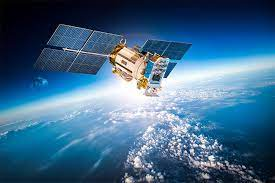
#> input picture lab2/satellite.jpg, 275 x 183 px, found by its file name
$ jupyter execute --allow-errors 9210265_9210455.ipynb   (shell and % lines are left out)
#> lines starting #> are read from the running program, lines starting #| are printed output that depends on the picture; long printed decimals are rounded
[cell 1]
##Import all needed libraries
import numpy as np
from sklearn import cluster
import matplotlib.pyplot as plt
from mpl_toolkits.mplot3d import Axes3D
from sklearn.decomposition import PCA
from sklearn.preprocessing import StandardScaler
from skimage import io

##The dataset is loaded to your GDrive so need to be mounted
from google.colab import drive
drive.mount('/content/drive')

Team Member Names:

Name 1: Sara Gamal Gerges

Name 2:Iman Ibrahim

# Lab2 Introduction
The PCA class in the sklearn.decomposition module is a machine learning algorithm that is commonly used for dimensionality reduction. It stands for Principal Component Analysis and it aims to find the most important patterns or structures in the data.

In the context of image processing, PCA can be used to reduce the dimensionality of an image by finding a smaller set of features that capture most of the variation in the original data. This is useful because images typically have a large number of pixels, which can make it difficult to analyze or visualize the data.

The PCA algorithm works by finding a new set of coordinates for the data that capture the most variance in the data. These coordinates are called principal components. The first principal component captures the most variance in the data, the second principal component captures the second most variance, and so on. By keeping only the first few principal components, we can reduce the dimensionality of the data while retaining most of the information.

[cell 2]
# Notes

image = io.imread('/content/drive/MyDrive/SAT/assets/satellite.jpg')
#> image is the input picture: shape (183, 275, 3); mean R, G, B 64.5, 104.5, 136.3
print(image.shape)
#| (183, 275, 3)

# 1- Convert the image to a 2D array of pixel values
img_2d = image.reshape(-1, image.shape[2])
print(img_2d.shape)
#| (50325, 3)

# 2- Plotting image pixels as 3-dim vectors in a 3D graph
fig = plt.figure()
ax = fig.add_subplot(111, projection='3d')
ax.scatter(img_2d[:,0], img_2d[:,1], img_2d[:,2], c='blue')
ax.set_xlabel('R')
ax.set_ylabel('G')
ax.set_zlabel('B')
# ax.title('Image Pixels as Points')
plt.show()
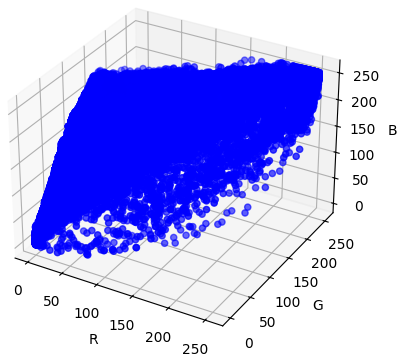
#> figure drawn by matplotlib, 1 panel

# The StandardScaler() function is a preprocessing step that is commonly used before performing PCA or other machine learning algorithms.
# This function scales the data to have zero mean and unit variance along each feature axis.

img_2d = StandardScaler().fit_transform(img_2d)


# Perform PCA with 3 components and fit the image data that has been scaled
pca = PCA(n_components=3)
pca.fit(img_2d)
output = pca.transform(img_2d)


# Important attributes
print('Covariance matrix:\n', pca.get_covariance())
print('Eigenvalues:\n', pca.explained_variance_)
print('Eigenvalues in ratio:\n', pca.explained_variance_ratio_)
print('Eigenvectors:\n', pca.components_)

What can you tell by looking at the covariance matrix?
Features are highly correlated, indicating redundancy in the data.

What does the eigen values represent regarding the new data?
 eigen valuesrepresent the variance captured by each principal component in the new transformed space.
 What can you tell by looking at the eigen values?
The first component captures most variance (90.36%), the second contributes 9.33%, and the third is negligible (0.31%).

[cell 3]
# Requirement 1

# TODO: Load the JPG image "Forest_1.jpg"
image = io.imread('/content/drive/MyDrive/SAT/assets/Forest_1.jpg')
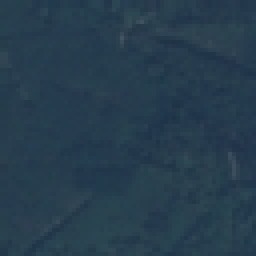
#> input picture lab2/Forest_1.jpg, 64 x 64 px, found by its file name (shown 4 times larger)
#> image is the input picture: shape (64, 64, 3); mean R, G, B 38.9, 61.1, 77.6
print(image.shape)
#| (64, 64, 3)
# TODO: Convert the image to a 2D array of pixel values
img_2d = image.reshape(-1, image.shape[2])
print(img_2d.shape)
#| (4096, 3)
# TODO: Scale the data to have zero mean and unit variance along each feature axis.
img_2d = StandardScaler().fit_transform(img_2d)
# TODO: Perform PCA with 3 components
pca = PCA(n_components=3)
pca.fit(img_2d)
output = pca.transform(img_2d)
# TODO: Scree plot of the eigen values ratios
explained_variance_ratio= pca.explained_variance_ratio_
plt.figure()
plt.plot(explained_variance_ratio, marker='o', linestyle='--')
plt.xlabel('Principal Component')
plt.ylabel('Ratios')
plt.title('Eigen Values Ratios')
plt.show()
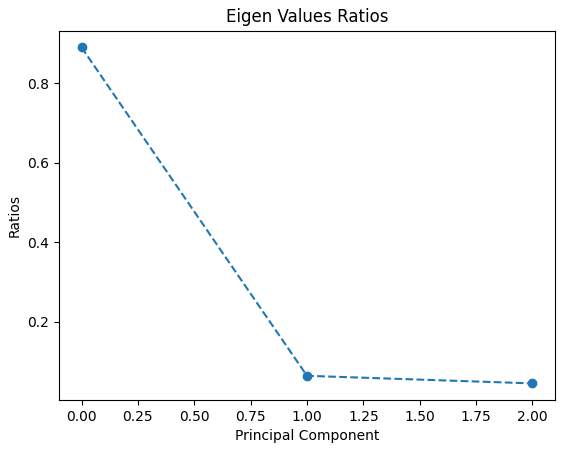
#> figure drawn by matplotlib, 1 panel
# TODO: Plot the 3D graph of the PCA
pc1 = output[:, 0]
#> pc1 = 4096 values, max 13.03 at index 606, min -4.89 at index 1463, mean -7.22e-16
pc2 = output[:, 1]
#> pc2 = 4096 values, max 1.59 at index 3071, min -1.41 at index 3248, mean -2.2e-15
pc3 = output[:, 2]
#> pc3 = 4096 values, max 1.36 at index 2682, min -1.12 at index 3818, mean 1.98e-15
fig = plt.figure()
ax = fig.add_subplot(111, projection='3d')
ax.scatter(pc1, pc2, pc3)
ax.set_xlabel('Principal Component 1')
ax.set_ylabel('Principal Component 2')
ax.set_zlabel('Principal Component 3')
ax.set_title('3D PCA Graph')
plt.show()
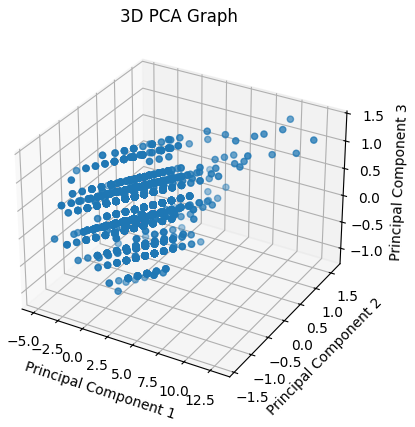
#> figure drawn by matplotlib, 1 panel
# TODO: Remove the lowest unimportant PC
new_pca = output[:, 0:2]
#> new_pca = 4096 pairs, first value -4.89 to 13.03, second value -1.41 to 1.59
# TODO: Plot the 2D points of the highest PC using plot.scatter
fig = plt.figure()
ax = fig.add_subplot(111)
ax.scatter(new_pca[:, 0], new_pca[:, 1])
ax.set_xlabel('PC1')
ax.set_ylabel('PC2')
ax.set_title('2D Scatter Plot of Highest Principal Component')
plt.show()
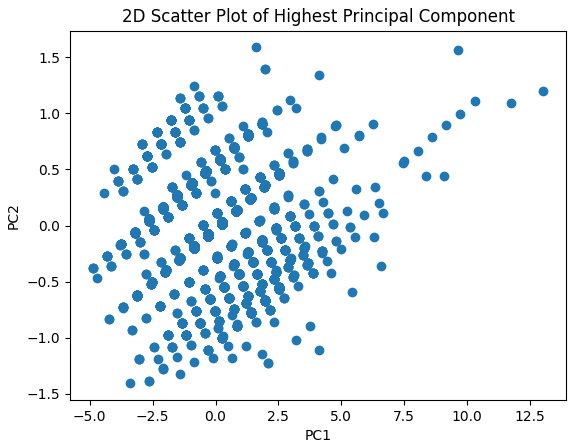
#> figure drawn by matplotlib, 1 panel
# TODO: Print the covariance matrix, eigenvalues, and eigen vectors and comment on the result.
print('-------3 PC--------')
cov_matrix_3 = pca.get_covariance()
print("\nCovariance Matrix")
print(cov_matrix_3)
eigenvalues = pca.explained_variance_
print("\nEigenvalues:")
print(eigenvalues)
eigenvectors = pca.components_
print("\nEigenvectors:")
print(eigenvectors)
print('\n-------2 PC--------')
cov_matrix_2 = np.cov(new_pca,rowvar=False)
#> cov_matrix_2 = [[2.67, 4.95e-16], [4.95e-16, 0.194]]
print("\nCovariance Matrix")
print(cov_matrix_2)
#| [[2.67079057e+00 4.94950709e-16]
#|  [4.94950709e-16 1.93586583e-01]]
eigenvalues,eigenvectors = np.linalg.eig(cov_matrix_2)
#> eigenvalues = [2.67, 0.194]; eigenvectors = [[1, -2e-16], [0, 1]]
print("\nEigenvalues:")
print(eigenvalues)
#| [2.671 0.1936]
print("\nEigenvectors:")
print(eigenvectors)
#| [[ 1.00000000e+00 -1.99802161e-16]
#|  [ 0.00000000e+00  1.00000000e+00]]
